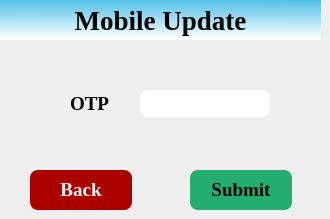
   <widget class="QWidget" name="page_36">
    <widget class="QLineEdit" name="lineEditOTP">
     <property name="geometry">
      <rect>
       <x>140</x>
       <y>90</y>
       <width>130</width>
       <height>27</height>
      </rect>
     </property>
     <property name="font">
      <font>
       <family>Liberation Serif</family>
       <pointsize>14</pointsize>
       <weight>75</weight>
       <bold>true</bold>
      </font>
     </property>
     <property name="styleSheet">
      <string notr="true">border-radius: 8px;
background-color: rgb(255, 255, 255);</string>
     </property>
    </widget>
    <widget class="QPushButton" name="BtnBack_19">
     <property name="geometry">
      <rect>
       <x>30</x>
       <y>170</y>
       <width>102</width>
       <height>40</height>
      </rect>
     </property>
     <property name="font">
      <font>
       <family>Liberation Serif</family>
       <pointsize>14</pointsize>
       <weight>75</weight>
       <bold>true</bold>
      </font>
     </property>
     <property name="styleSheet">
      <string notr="true">/*color: rgb(0, 85, 127);
background-color: rgb(255, 255, 255);*/
border-radius: 8px;
background-color: rgb(170, 0, 0);
color: rgb(255, 255, 255);</string>
     </property>
     <property name="text">
      <string>Back</string>
     </property>
    </widget>
    <widget class="QLabel" name="label_126">
     <property name="geometry">
      <rect>
       <x>0</x>
       <y>0</y>
       <width>321</width>
       <height>40</height>
      </rect>
     </property>
     <property name="font">
      <font>
       <family>Liberation Serif</family>
       <pointsize>20</pointsize>
       <weight>75</weight>
       <bold>true</bold>
      </font>
     </property>
     <property name="styleSheet">
      <string notr="true">background-color: qlineargradient(spread:pad, x1:0.97005, y1:0, x2:0.960199, y2:0.972, stop:0 rgba(80, 191, 229, 255), stop:1 rgba(255, 255, 255, 255));</string>
     </property>
     <property name="text">
      <string>Mobile Update</string>
     </property>
     <property name="alignment">
      <set>Qt::AlignCenter</set>
     </property>
    </widget>
    <widget class="QPushButton" name="BtnSubmit_3">
     <property name="geometry">
      <rect>
       <x>190</x>
       <y>170</y>
       <width>102</width>
       <height>40</height>
      </rect>
     </property>
     <property name="font">
      <font>
       <family>Liberation Serif</family>
       <pointsize>14</pointsize>
       <weight>75</weight>
       <bold>true</bold>
      </font>
     </property>
     <property name="styleSheet">
      <string notr="true">/*color: rgb(0, 85, 127);
background-color: rgb(255, 255, 255);*/
border-radius: 8px;
background-color: rgb(35, 173, 111);
color: rgb(0, 0, 0);</string>
     </property>
     <property name="text">
      <string>Submit</string>
     </property>
    </widget>
    <widget class="QLabel" name="label_127">
     <property name="geometry">
      <rect>
       <x>70</x>
       <y>89</y>
       <width>60</width>
       <height>30</height>
      </rect>
     </property>
     <property name="font">
      <font>
       <family>Liberation Serif</family>
       <pointsize>14</pointsize>
       <weight>75</weight>
       <bold>true</bold>
      </font>
     </property>
     <property name="styleSheet">
      <string notr="true"/>
     </property>
     <property name="text">
      <string>OTP</string>
     </property>
    </widget>
   </widget>
